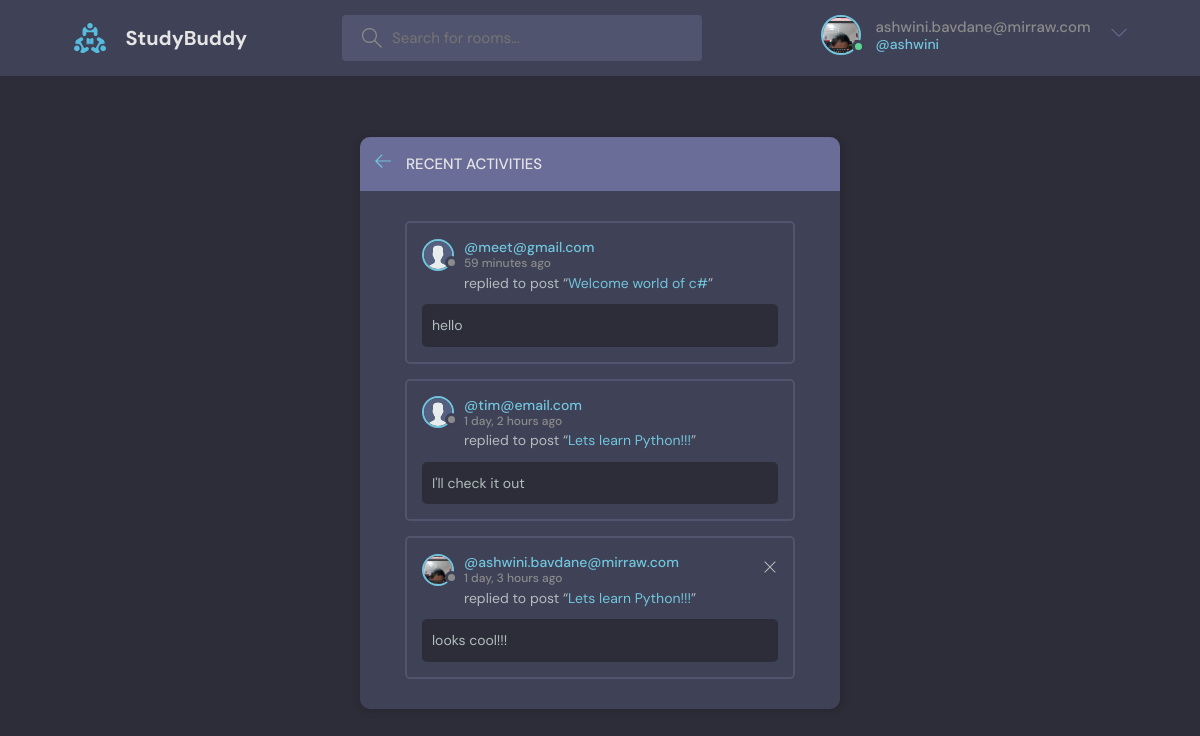
The app's page /activity (signed in) with its own data.
### base/models.py (models this page shows, shortened)
class User(AbstractUser):
    name = models.CharField(max_length= 200,null =True)
    email = models.EmailField(unique=True,null=True)
    bio = models.TextField(null =True)
    avatar = models.ImageField(null=True,default="avatar.svg")
    USERNAME_FIELD = 'email'
    REQUIRED_FIELDS = []

class Message(models.Model):
    user = models.ForeignKey(User,on_delete=models.CASCADE)
    room = models.ForeignKey(Room,on_delete = models.CASCADE)
    body = models.TextField()
    updated = models.DateTimeField(auto_now = True)
    created = models.DateTimeField(auto_now_add = True)
    class Meta:
        ordering = ['-updated','-created']

class Room(models.Model):
    host = models.ForeignKey(User,on_delete=models.SET_NULL,null = True)
    topic = models.ForeignKey(Topic,on_delete=models.SET_NULL,null = True)
    name = models.CharField(max_length=200)
    description = models.TextField(null = True,blank = True)
    participants = models.ManyToManyField(User,related_name='participants',blank = True)
    updated = models.DateTimeField(auto_now = True)
    created = models.DateTimeField(auto_now_add = True)
    def __str__(self):
        return self.name
    class Meta:
        ordering = ['-updated','-created']

### base/views.py (the view)
# urls.py: path('activity',views.activityPage,name='activity')
def activityPage(request):
    room_messages = Message.objects.all()
    context ={'room_messages': room_messages}
    return render(request, 'base/activity.html', context)

### base/templates/base/activity.html
    {% extends 'main.html' %}
    {% block content %}
    <main class="layout">
      <div class="container">
        <div class="layout__box">
          <div class="layout__boxHeader">
            <div class="layout__boxTitle">
              <a href="{% url 'home' %}">
                <svg version="1.1" xmlns="http://www.w3.org/2000/svg" width="32" height="32" viewBox="0 0 32 32">
                  <title>arrow-left</title>
                  <path
                    d="M13.723 2.286l-13.723 13.714 13.719 13.714 1.616-1.611-10.96-10.96h27.625v-2.286h-27.625l10.965-10.965-1.616-1.607z"
                  ></path>
                </svg>
              </a>
              <h3>Recent Activities</h3>
            </div>
          </div>
          <div class="activities-page layout__body">
            {% for room_message in room_messages%}
            <div class="activities__box">
              <div class="activities__boxHeader roomListRoom__header">
                <a href="{% url 'user-profile' room_message.user.id %}" class="roomListRoom__author">
                  <div class="avatar avatar--small">
                    <img src="{{room_message.user.avatar.url}}" />
                  </div>
                  <p>
                    @{{room_message.user}}
                    <span>  {{room_message.created | timesince}} ago</span>
                  </p>
                </a>
                {% if request.user == room_message.user %}
                <div class="roomListRoom__actions">
                  <a href="{% url 'delete-message' room_message.id %}">
                    <svg version="1.1" xmlns="http://www.w3.org/2000/svg" width="32" height="32" viewBox="0 0 32 32">
                      <title>remove</title>
                      <path
                        d="M27.314 6.019l-1.333-1.333-9.98 9.981-9.981-9.981-1.333 1.333 9.981 9.981-9.981 9.98 1.333 1.333 9.981-9.98 9.98 9.98 1.333-1.333-9.98-9.98 9.98-9.981z"
                      ></path>
                    </svg>
                  </a>
                </div>
                {% endif %}
              </div>
              <div class="activities__boxContent">
                <p>replied to post “<a href="{% url 'my_room' room_message.room.id %}">{{room_message.room}}</a>”</p>
                <div class="activities__boxRoomContent">
                  {{room_message.body}}
                </div>
              </div>
            </div>
            {% endfor %}
          </div>
        </div>
      </div>
    </main>
    {% endblock content %}

### templates/navbar.html (shortened to what this page needs)
{% load static %}
<header class="header header--loggedIn">
    <div class="container">
      <a href="{% url 'home' %}" class="header__logo">
        <img src="{% static 'images/logo.svg' %}" />
        <h1>StudyBuddy</h1>
      </a>
      <form class="header__search" method="GET" action="{% url 'home' %}">
        <label>
          <input type='text' name='q' placeholder="Search for rooms..." />
        </label>
      </form>
      <nav class="header__menu">
        {% if request.user.is_authenticated %}
        <div class="header__user">
          <a href="{% url 'update-user' %}">
            <div class="avatar avatar--medium active">
              <img src="{{request.user.avatar.url}}" />
            </div>
            <p>{{request.user}} <span>@{{request.user.username}}</span></p>
          </a>
          <button class="dropdown-button">
            <svg version="1.1" xmlns="http://www.w3.org/2000/svg" width="32" height="32" viewBox="0 0 32 32">
              <title>chevron-down</title>
              <path d="M16 21l-13-13h-3l16 16 16-16h-3l-13 13z"></path>
            </svg>
          </button>
        </div>
        {% else %}
        <a href="{% url 'login' %}">
          <img src="{% static 'images/avatar.svg' %}" />
          <p>Login</p>
        </a>
        {% endif %}
      </nav>
    </div>
  </header>

### records on screen
User: user.avatar (picture), user "ashwini.bavdane@mirraw.com", user.username "ashwini"
Message: user.avatar (placeholder picture), user "meet@gmail.com", created "59 minutes", room "Welcome world of c#", body "hello"
Message: user.avatar (placeholder picture), user "tim@email.com", created "1 day, 2 hours", room "Lets learn Python!!!", body "I'll check it out"
Message: user.avatar (picture), user "ashwini.bavdane@mirraw.com", created "1 day, 3 hours", room "Lets learn Python!!!", body "looks cool!!!"
